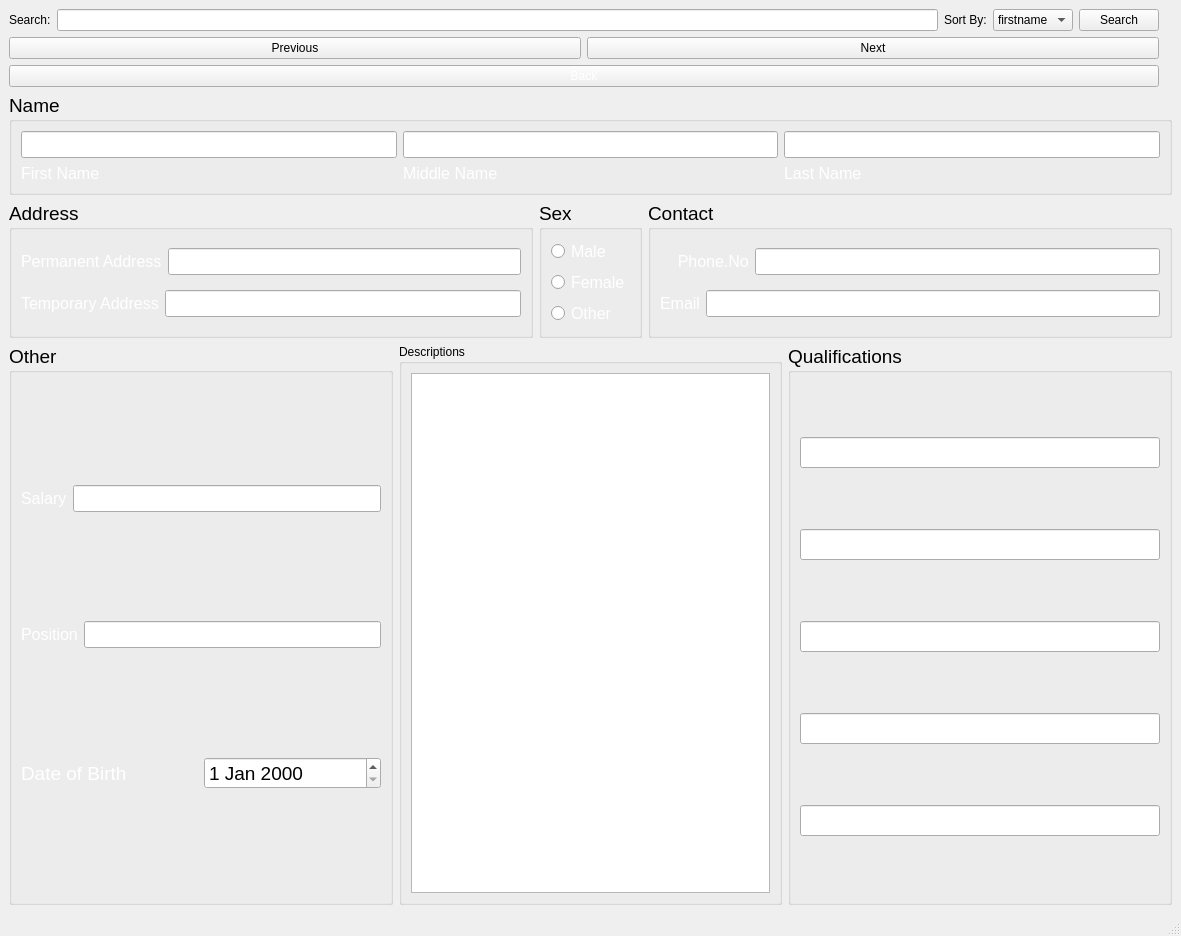
<?xml version="1.0" encoding="UTF-8"?>
<ui version="4.0">
 <class>viewstfrecord</class>
 <widget class="QMainWindow" name="viewstfrecord">
  <property name="geometry">
   <rect>
    <x>0</x>
    <y>0</y>
    <width>1181</width>
    <height>936</height>
   </rect>
  </property>
  <property name="windowTitle">
   <string>MainWindow</string>
  </property>
  <property name="windowIcon">
   <iconset resource="resources.qrc">
    <normaloff>:/new/images/icons/logoicon.ico</normaloff>:/new/images/icons/logoicon.ico</iconset>
  </property>
  <property name="styleSheet">
   <string notr="true">#centralwidget{
background-image: url(:/new/images/Images/cao_bg.jpeg);
}</string>
  </property>
  <widget class="QWidget" name="centralwidget">
   <layout class="QVBoxLayout" name="verticalLayout_15">
    <item>
     <layout class="QVBoxLayout" name="verticalLayout_14">
      <item>
       <layout class="QHBoxLayout" name="horizontalLayout_14">
        <item>
         <layout class="QVBoxLayout" name="verticalLayout_13">
          <item>
           <layout class="QVBoxLayout" name="verticalLayout">
            <item>
             <layout class="QHBoxLayout" name="horizontalLayout_3">
              <item>
               <layout class="QHBoxLayout" name="horizontalLayout">
                <item>
                 <widget class="QLabel" name="label_20">
                  <property name="toolTip">
                   <string>&lt;html&gt;&lt;head/&gt;&lt;body&gt;&lt;p&gt;Search for Student&lt;/p&gt;&lt;/body&gt;&lt;/html&gt;</string>
                  </property>
                  <property name="styleSheet">
                   <string notr="true">font: 75 12pt &quot;MS Shell Dlg 2&quot;;</string>
                  </property>
                  <property name="text">
                   <string>Search:</string>
                  </property>
                 </widget>
                </item>
                <item>
                 <widget class="QLineEdit" name="searchBox">
                  <property name="styleSheet">
                   <string notr="true">font: 10pt &quot;MS Shell Dlg 2&quot;;</string>
                  </property>
                 </widget>
                </item>
               </layout>
              </item>
              <item>
               <widget class="QLabel" name="label_21">
                <property name="toolTip">
                 <string>&lt;html&gt;&lt;head/&gt;&lt;body&gt;&lt;p&gt;Sort List&lt;/p&gt;&lt;/body&gt;&lt;/html&gt;</string>
                </property>
                <property name="styleSheet">
                 <string notr="true">font: 75 12pt &quot;MS Shell Dlg 2&quot;;</string>
                </property>
                <property name="text">
                 <string>Sort By:</string>
                </property>
               </widget>
              </item>
              <item>
               <widget class="QComboBox" name="sortBy">
                <property name="styleSheet">
                 <string notr="true">font: 10pt &quot;MS Shell Dlg 2&quot;;</string>
                </property>
                <item>
                 <property name="text">
                  <string>firstname</string>
                 </property>
                </item>
                <item>
                 <property name="text">
                  <string>lastname</string>
                 </property>
                </item>
                <item>
                 <property name="text">
                  <string>email</string>
                 </property>
                </item>
                <item>
                 <property name="text">
                  <string>position</string>
                 </property>
                </item>
                <item>
                 <property name="text">
                  <string>phone</string>
                 </property>
                </item>
               </widget>
              </item>
              <item>
               <widget class="QPushButton" name="Search">
                <property name="text">
                 <string>Search</string>
                </property>
               </widget>
              </item>
             </layout>
            </item>
            <item>
             <layout class="QHBoxLayout" name="horizontalLayout_2">
              <item>
               <widget class="QPushButton" name="Previous">
                <property name="text">
                 <string>Previous</string>
                </property>
               </widget>
              </item>
              <item>
               <widget class="QPushButton" name="Next">
                <property name="text">
                 <string>Next</string>
                </property>
               </widget>
              </item>
             </layout>
            </item>
           </layout>
          </item>
          <item>
           <widget class="QPushButton" name="Back">
            <property name="mouseTracking">
             <bool>true</bool>
            </property>
            <property name="toolTip">
             <string>Submit Form</string>
            </property>
            <property name="styleSheet">
             <string notr="true">font: 16pt &quot;MS Shell Dlg 2&quot;;
color:White;</string>
            </property>
            <property name="text">
             <string>Back</string>
            </property>
           </widget>
          </item>
         </layout>
        </item>
        <item>
         <widget class="QLabel" name="pic">
          <property name="mouseTracking">
           <bool>true</bool>
          </property>
          <property name="focusPolicy">
           <enum>Qt::StrongFocus</enum>
          </property>
          <property name="toolTip">
           <string>Staff Photo</string>
          </property>
          <property name="styleSheet">
           <string notr="true"/>
          </property>
          <property name="text">
           <string/>
          </property>
          <property name="pixmap">
           <pixmap resource="resources.qrc">:/img/na.jpg</pixmap>
          </property>
          <property name="scaledContents">
           <bool>true</bool>
          </property>
         </widget>
        </item>
       </layout>
      </item>
      <item>
       <layout class="QVBoxLayout" name="verticalLayout_12">
        <item>
         <widget class="QGroupBox" name="groupBox_2">
          <property name="font">
           <font>
            <pointsize>14</pointsize>
           </font>
          </property>
          <property name="mouseTracking">
           <bool>true</bool>
          </property>
          <property name="toolTip">
           <string>Name of Staff</string>
          </property>
          <property name="title">
           <string>Name</string>
          </property>
          <layout class="QHBoxLayout" name="horizontalLayout_4">
           <item>
            <layout class="QVBoxLayout" name="verticalLayout_2">
             <item>
              <widget class="QLineEdit" name="Sfrstname">
               <property name="font">
                <font>
                 <pointsize>12</pointsize>
                </font>
               </property>
               <property name="toolTip">
                <string>First Name of Staff</string>
               </property>
              </widget>
             </item>
             <item>
              <widget class="QLabel" name="fName">
               <property name="font">
                <font>
                 <pointsize>12</pointsize>
                </font>
               </property>
               <property name="styleSheet">
                <string notr="true">QLabel { color: white; }
QLineEdit { border-radius: 3px; }</string>
               </property>
               <property name="text">
                <string>First Name</string>
               </property>
              </widget>
             </item>
            </layout>
           </item>
           <item>
            <layout class="QVBoxLayout" name="verticalLayout_3">
             <item>
              <widget class="QLineEdit" name="Smidname">
               <property name="font">
                <font>
                 <pointsize>12</pointsize>
                </font>
               </property>
               <property name="toolTip">
                <string>Middle Name of Staff</string>
               </property>
              </widget>
             </item>
             <item>
              <widget class="QLabel" name="mName">
               <property name="font">
                <font>
                 <pointsize>12</pointsize>
                </font>
               </property>
               <property name="styleSheet">
                <string notr="true">QLabel { color: white; }
QLineEdit { border-radius: 3px; }</string>
               </property>
               <property name="text">
                <string>Middle Name</string>
               </property>
              </widget>
             </item>
            </layout>
           </item>
           <item>
            <layout class="QVBoxLayout" name="verticalLayout_4">
             <item>
              <widget class="QLineEdit" name="Slastname">
               <property name="font">
                <font>
                 <pointsize>12</pointsize>
                </font>
               </property>
               <property name="toolTip">
                <string>Last Name of Staff</string>
               </property>
               <property name="text">
                <string/>
               </property>
              </widget>
             </item>
             <item>
              <widget class="QLabel" name="label">
               <property name="font">
                <font>
                 <pointsize>12</pointsize>
                </font>
               </property>
               <property name="styleSheet">
                <string notr="true">QLabel { color: white; }
QLineEdit { border-radius: 3px; }</string>
               </property>
               <property name="text">
                <string>Last Name</string>
               </property>
              </widget>
             </item>
            </layout>
           </item>
          </layout>
         </widget>
        </item>
        <item>
         <layout class="QVBoxLayout" name="verticalLayout_11">
          <item>
           <layout class="QHBoxLayout" name="horizontalLayout_9">
            <item>
             <widget class="QGroupBox" name="groupBox_3">
              <property name="font">
               <font>
                <pointsize>14</pointsize>
               </font>
              </property>
              <property name="mouseTracking">
               <bool>true</bool>
              </property>
              <property name="toolTip">
               <string>Address of Staff</string>
              </property>
              <property name="title">
               <string>Address</string>
              </property>
              <layout class="QVBoxLayout" name="verticalLayout_5">
               <item>
                <layout class="QHBoxLayout" name="horizontalLayout_5">
                 <item>
                  <widget class="QLabel" name="label_2">
                   <property name="font">
                    <font>
                     <pointsize>12</pointsize>
                    </font>
                   </property>
                   <property name="styleSheet">
                    <string notr="true">QLabel { color: white; }
QLineEdit { border-radius: 3px; }</string>
                   </property>
                   <property name="text">
                    <string>Permanent Address</string>
                   </property>
                  </widget>
                 </item>
                 <item>
                  <widget class="QLineEdit" name="Spaddress">
                   <property name="font">
                    <font>
                     <pointsize>12</pointsize>
                    </font>
                   </property>
                  </widget>
                 </item>
                </layout>
               </item>
               <item>
                <layout class="QHBoxLayout" name="horizontalLayout_6">
                 <item>
                  <widget class="QLabel" name="label_6">
                   <property name="font">
                    <font>
                     <pointsize>12</pointsize>
                    </font>
                   </property>
                   <property name="styleSheet">
                    <string notr="true">QLabel { color: white; }
QLineEdit { border-radius: 3px; }</string>
                   </property>
                   <property name="text">
                    <string>Temporary Address</string>
                   </property>
                  </widget>
                 </item>
                 <item>
                  <widget class="QLineEdit" name="Staddress">
                   <property name="font">
                    <font>
                     <pointsize>12</pointsize>
                    </font>
                   </property>
                  </widget>
                 </item>
                </layout>
               </item>
              </layout>
             </widget>
            </item>
            <item>
             <widget class="QGroupBox" name="groupBox_4">
              <property name="font">
               <font>
                <pointsize>14</pointsize>
               </font>
              </property>
              <property name="toolTip">
               <string>Sex of Staff</string>
              </property>
              <property name="title">
               <string>Sex</string>
              </property>
              <layout class="QVBoxLayout" name="verticalLayout_6">
               <item>
                <widget class="QRadioButton" name="sMale">
                 <property name="font">
                  <font>
                   <pointsize>12</pointsize>
                  </font>
                 </property>
                 <property name="styleSheet">
                  <string notr="true">QRadioButton { color: white; }
QLineEdit { border-radius: 3px; }</string>
                 </property>
                 <property name="text">
                  <string>Male</string>
                 </property>
                </widget>
               </item>
               <item>
                <widget class="QRadioButton" name="sFemale">
                 <property name="font">
                  <font>
                   <pointsize>12</pointsize>
                  </font>
                 </property>
                 <property name="styleSheet">
                  <string notr="true">QRadioButton { color: white; }</string>
                 </property>
                 <property name="text">
                  <string>Female</string>
                 </property>
                </widget>
               </item>
               <item>
                <widget class="QRadioButton" name="sothers">
                 <property name="font">
                  <font>
                   <pointsize>12</pointsize>
                  </font>
                 </property>
                 <property name="styleSheet">
                  <string notr="true">QRadioButton { color: white; }</string>
                 </property>
                 <property name="text">
                  <string>Other</string>
                 </property>
                </widget>
               </item>
              </layout>
             </widget>
            </item>
            <item>
             <widget class="QGroupBox" name="groupBox_5">
              <property name="font">
               <font>
                <pointsize>14</pointsize>
               </font>
              </property>
              <property name="mouseTracking">
               <bool>true</bool>
              </property>
              <property name="toolTip">
               <string>Contact of Staff</string>
              </property>
              <property name="title">
               <string>Contact</string>
              </property>
              <layout class="QVBoxLayout" name="verticalLayout_7">
               <item>
                <layout class="QHBoxLayout" name="horizontalLayout_7">
                 <item>
                  <widget class="QLabel" name="label_3">
                   <property name="font">
                    <font>
                     <pointsize>12</pointsize>
                    </font>
                   </property>
                   <property name="toolTip">
                    <string>Staff's phone number</string>
                   </property>
                   <property name="styleSheet">
                    <string notr="true">QLabel { color: white; }
QLineEdit { border-radius: 3px; }</string>
                   </property>
                   <property name="text">
                    <string>    Phone.No</string>
                   </property>
                  </widget>
                 </item>
                 <item>
                  <widget class="QLineEdit" name="Sphone">
                   <property name="font">
                    <font>
                     <pointsize>12</pointsize>
                    </font>
                   </property>
                  </widget>
                 </item>
                </layout>
               </item>
               <item>
                <layout class="QHBoxLayout" name="horizontalLayout_8">
                 <item>
                  <widget class="QLabel" name="label_4">
                   <property name="font">
                    <font>
                     <pointsize>12</pointsize>
                    </font>
                   </property>
                   <property name="toolTip">
                    <string>Staff's email address</string>
                   </property>
                   <property name="styleSheet">
                    <string notr="true">QLabel { color: white; }
QLineEdit { border-radius: 3px; }</string>
                   </property>
                   <property name="text">
                    <string>Email</string>
                   </property>
                  </widget>
                 </item>
                 <item>
                  <widget class="QLineEdit" name="Semail">
                   <property name="font">
                    <font>
                     <pointsize>12</pointsize>
                    </font>
                   </property>
                  </widget>
                 </item>
                </layout>
               </item>
              </layout>
             </widget>
            </item>
           </layout>
          </item>
          <item>
           <layout class="QHBoxLayout" name="horizontalLayout_13">
            <item>
             <widget class="QGroupBox" name="groupBox">
              <property name="font">
               <font>
                <pointsize>14</pointsize>
               </font>
              </property>
              <property name="mouseTracking">
               <bool>true</bool>
              </property>
              <property name="title">
               <string>Other</string>
              </property>
              <layout class="QVBoxLayout" name="verticalLayout_8">
               <item>
                <layout class="QHBoxLayout" name="horizontalLayout_10">
                 <item>
                  <widget class="QLabel" name="label_5">
                   <property name="font">
                    <font>
                     <pointsize>12</pointsize>
                    </font>
                   </property>
                   <property name="mouseTracking">
                    <bool>true</bool>
                   </property>
                   <property name="toolTip">
                    <string>Staff Salary</string>
                   </property>
                   <property name="styleSheet">
                    <string notr="true">QLabel { color: white; }
QLineEdit { border-radius: 3px; }</string>
                   </property>
                   <property name="text">
                    <string>Salary</string>
                   </property>
                  </widget>
                 </item>
                 <item>
                  <widget class="QLineEdit" name="Ssalary">
                   <property name="font">
                    <font>
                     <pointsize>12</pointsize>
                    </font>
                   </property>
                  </widget>
                 </item>
                </layout>
               </item>
               <item>
                <layout class="QHBoxLayout" name="horizontalLayout_11">
                 <item>
                  <widget class="QLabel" name="label_8">
                   <property name="font">
                    <font>
                     <pointsize>12</pointsize>
                    </font>
                   </property>
                   <property name="mouseTracking">
                    <bool>true</bool>
                   </property>
                   <property name="toolTip">
                    <string>Position of Staff</string>
                   </property>
                   <property name="styleSheet">
                    <string notr="true">QLabel { color: white; }
QLineEdit { border-radius: 3px; }</string>
                   </property>
                   <property name="text">
                    <string>Position</string>
                   </property>
                  </widget>
                 </item>
                 <item>
                  <widget class="QLineEdit" name="Sposition">
                   <property name="font">
                    <font>
                     <pointsize>12</pointsize>
                    </font>
                   </property>
                  </widget>
                 </item>
                </layout>
               </item>
               <item>
                <layout class="QHBoxLayout" name="horizontalLayout_12">
                 <item>
                  <widget class="QLabel" name="label_10">
                   <property name="styleSheet">
                    <string notr="true">font: 12pt &quot;MS Shell Dlg 2&quot;;
color:white</string>
                   </property>
                   <property name="text">
                    <string>Date of Birth</string>
                   </property>
                  </widget>
                 </item>
                 <item>
                  <widget class="QDateEdit" name="dateEdit"/>
                 </item>
                </layout>
               </item>
              </layout>
             </widget>
            </item>
            <item>
             <widget class="QGroupBox" name="groupBox_6">
              <property name="mouseTracking">
               <bool>true</bool>
              </property>
              <property name="toolTip">
               <string>Descriptions of Staff</string>
              </property>
              <property name="styleSheet">
               <string notr="true">font: 14pt &quot;MS Shell Dlg 2&quot;;</string>
              </property>
              <property name="title">
               <string>Descriptions</string>
              </property>
              <layout class="QVBoxLayout" name="verticalLayout_9">
               <item>
                <widget class="QTextEdit" name="StaffDescription"/>
               </item>
              </layout>
             </widget>
            </item>
            <item>
             <widget class="QGroupBox" name="groupBox_7">
              <property name="font">
               <font>
                <pointsize>14</pointsize>
               </font>
              </property>
              <property name="mouseTracking">
               <bool>true</bool>
              </property>
              <property name="toolTip">
               <string>Qualifications of Staff</string>
              </property>
              <property name="title">
               <string>Qualifications</string>
              </property>
              <layout class="QVBoxLayout" name="verticalLayout_10">
               <item>
                <widget class="QLineEdit" name="Qualification1"/>
               </item>
               <item>
                <widget class="QLineEdit" name="Qualification2"/>
               </item>
               <item>
                <widget class="QLineEdit" name="Qualification3"/>
               </item>
               <item>
                <widget class="QLineEdit" name="Qualification4"/>
               </item>
               <item>
                <widget class="QLineEdit" name="Qualification5"/>
               </item>
              </layout>
             </widget>
            </item>
           </layout>
          </item>
         </layout>
        </item>
       </layout>
      </item>
     </layout>
    </item>
   </layout>
  </widget>
  <widget class="QStatusBar" name="statusbar"/>
 </widget>
 <resources>
  <include location="resources.qrc"/>
 </resources>
 <connections/>
</ui>
